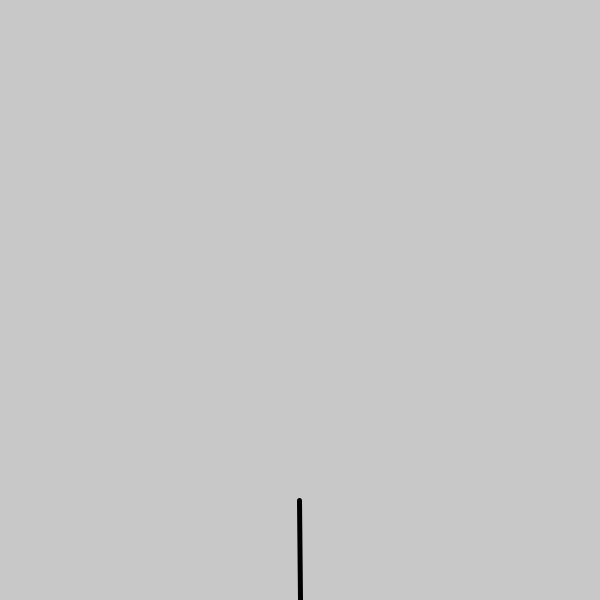
Frame 1 (no input)
Frame 60 (the mouse pressed at the canvas centre just before this capture): identical to frame 1, image omitted
Frame 120 (the mouse held since frame 60 and released just before this capture): identical to frame 1, image omitted

The Processing sketch that drew this single still picture (run headless with seeded random() and noise(); from frame 60 on, the mouse is pressed at the canvas centre):

// Processing sketch: processing_186829
// ── processing_186829.pde

float dt = 1/60.0;

// Radio
float r = 100.0;

// Ángulo
float ang = -HALF_PI;

PVector p1, p2;
PVector pos = new PVector(-900, -900);
PVector vel = new PVector();

// Lista de colores que podrán tener las burbujas
color[] colores = {color(255, 0, 0), color(0, 255, 0), color(0, 0, 255)};

void setup() {
  size(600, 600);
  
  p1 = new PVector(0, 0);
  p2 = new PVector();
}

void draw() {
  background(200);
  
  translate(width/2, height);
  
  p2.x = r * cos(ang);
  p2.y = r * sin(ang);
  
  stroke(0);
  strokeWeight(5);
  line(p1.x, p1.y, p2.x, p2.y);
  
  pos = PVector.add(PVector.mult(vel, dt), pos);
  
  noStroke();
  ellipse(pos.x, pos.y, 40, 40);
}

void keyPressed() {
  // Mover en sentido antihorario
  if (keyCode == LEFT) {
    // Impedir que se apunte hacia abajo
    if (ang > -PI ) {
      ang -= 0.01;
    }
  }
  
  // Mover en sentido horario
  if (keyCode == RIGHT) {
    // Impedir que se apunte hacia abajo
    if (ang < 0) {
      ang += 0.01;
    }
  }
  
  // Lanzar burbuja
  if (keyCode == UP || key == ' ') {
    // Impedir lanzar una bola si aún hay otra en pantalla
    if (pos.x < 0-width/2 || pos.x > width/2 || pos.y < -height) {
      pos = new PVector(p2.x, p2.y);
      
      // Se selecciona un color aleatoriamente
      fill(colores[(int) random(colores.length)]);
      
      vel = PVector.sub(p2, p1);
      vel.normalize();
      vel.mult(200);
    }
  }
}
